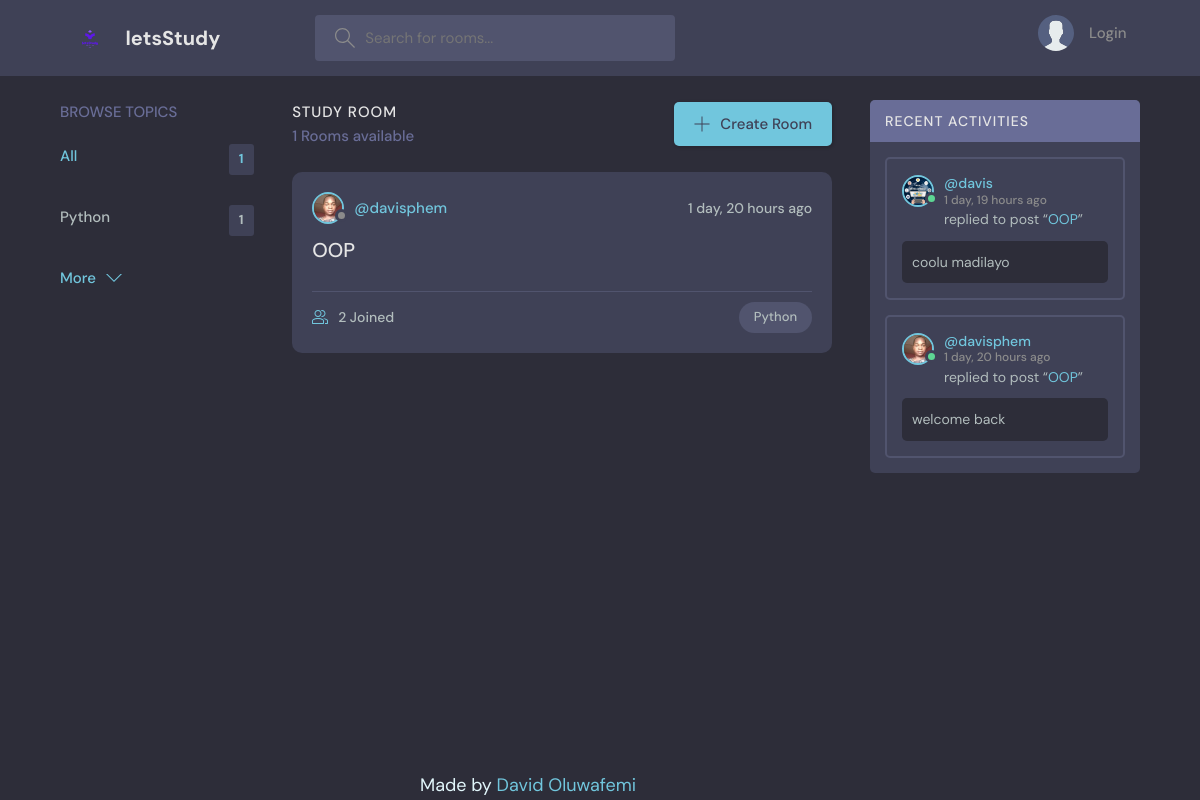
The app's page /, older data.
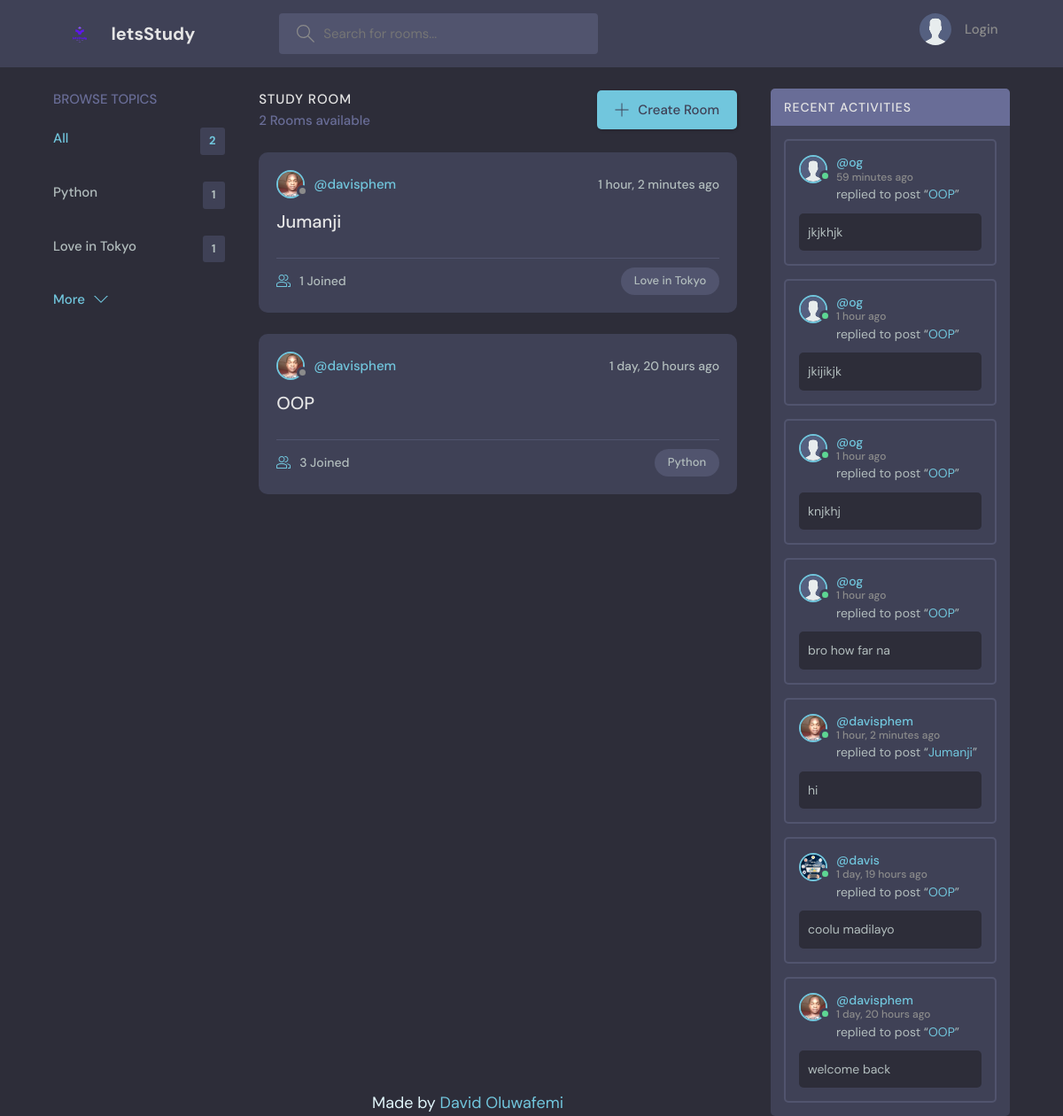
The same page, newer data.
### main/models.py (models this page shows, shortened)
class Topic(models.Model):
    name = models.CharField(max_length=200)
    def __str__(self):
        return self.name

class Room(models.Model):
    host = models.ForeignKey(User, on_delete=models.SET_NULL, null=True)
    topic = models.ForeignKey("Topic", on_delete=models.SET_NULL, null=True)
    name = models.CharField(max_length=200)
    description = models.TextField(null=True, blank=True)
    participants = models.ManyToManyField(User, related_name="participants", blank=True)
    updated = models.DateTimeField(auto_now=True)  # saves everytime
    created = models.DateTimeField(auto_now_add=True)  # once on creation
    class Meta:
        ordering = ["-updated", "-created"]

class User(AbstractUser):
    name = models.CharField(max_length=200, null=True)
    email = models.EmailField(unique=True, null=True)
    bio = models.TextField(null=True)
    avatar = models.ImageField(null=True, default="avatar.svg")
    USERNAME_FIELD = "email"
    REQUIRED_FIELDS = []
    def __str__(self):
        return self.username

class Message(models.Model):
    user = models.ForeignKey(User, on_delete=models.CASCADE)
    room = models.ForeignKey(Room, on_delete=models.CASCADE)
    body = models.TextField()
    updated = models.DateTimeField(auto_now=True)  # saves everytime
    created = models.DateTimeField(auto_now_add=True)  # once on creation
    class Meta:
        ordering = ["-updated", "-created"]
    def __str__(self):
        elipsis = ""
        if len(self.body) > 50:
            elipsis = "..."
        return f"{self.body[:50]}{elipsis}"

### main/views.py (the view)
# urls.py: path("", views.home, name="home"),
def home(request):
    q = request.GET.get("q")
    q = q if q else ""
    rooms = Room.objects.filter(
        Q(topic__name__icontains=q)
        | Q(name__icontains=q)
        | Q(description__icontains=q)
        | Q(host__username=q)
    )
    topics = Topic.objects.all()[:5]
    chats = Message.objects.filter(Q(room__topic__name__icontains=q))
    context = {
        "rooms": rooms,
        "topics": topics,
        "rooms_count": rooms.count,
        "chats": chats,
    }
    return render(request, "main/home.html", context)

### main/templates/main/home.html (shortened to what this page needs)
{% extends 'base.html' %} {% block content %}
<main class="layout layout--3">
  <div class="container">
    {% include 'main/topics_component.html' %}
    <div class="roomList">
      <div class="roomList__header">
        <div>
          <h2>Study Room</h2>
          <p>{{rooms_count}} Rooms available</p>
        </div>
        <a class="btn btn--main" href="{% url 'create-room' %}">
          <svg
            version="1.1"
            xmlns="http://www.w3.org/2000/svg"
            width="32"
            height="32"
            viewBox="0 0 32 32"
          >
            <title>add</title>
            <path
              d="M16.943 0.943h-1.885v14.115h-14.115v1.885h14.115v14.115h1.885v-14.115h14.115v-1.885h-14.115v-14.115z"
            ></path>
          </svg>
          Create Room
        </a>
      </div>
      {% include 'main/feeds_component.html' %}
    </div>
    {% include 'main/activities_component.html' %}
  </div>
</main>
{% endblock %}

### main/templates/main/topics_component.html
<div class="topics">
    <div class="topics__header">
        <h2>Browse Topics</h2>
    </div>
    <ul class="topics__list">
        <li>
            <a href="{% url 'home' %}" class="active">All <span>{{ rooms_count }}</span></a>
        </li>
        {% for topic in topics %}
        <li>
            <a href="{% url 'home' %}?q={{topic.name}}">{{topic.name}} <span>{{topic.room_set.count}}</span></a>
        </li>
        {% endfor %}
    </ul>
    <a class="btn btn--link" href="{% url 'topics' %}">
        More
        <svg version="1.1" xmlns="http://www.w3.org/2000/svg" width="32" height="32" viewBox="0 0 32 32">
            <title>chevron-down</title>
            <path d="M16 21l-13-13h-3l16 16 16-16h-3l-13 13z"></path>
        </svg>
    </a>
</div>

### main/templates/main/feeds_component.html (shortened to what this page needs)
{% for room in rooms %}
<div class="roomListRoom">
    <div class="roomListRoom__header">
        <a href="{% url 'user-profile' room.host.id %}" class="roomListRoom__author">
            <div class="avatar avatar--small">
                <img src="{{room.host.avatar.url}}" />
            </div>
            <span>@{{room.host}}</span>
        </a>
        <div class="roomListRoom__actions">
            <span>{{room.created|timesince}} ago</span>
        </div>
    </div>
    <div class="roomListRoom__content">
        <a href="{% url 'room' room.id %}">{{room.name}}</a>
    </div>
    <div class="roomListRoom__meta">
        <a href="{% url 'room' room.id %}" class="roomListRoom__joined">
            {{room.participants.count}} Joined
        </a>
        <p class="roomListRoom__topic">{{ room.topic }}</p>
    </div>
</div>
{% endfor %}

### main/templates/main/activities_component.html (shortened to what this page needs)
<div class="activities">
    <div class="activities__header">
        <h2>Recent Activities</h2>
    </div>
    {% for chat in chats %}
    <div class="activities__box">
        <div class="activities__boxHeader roomListRoom__header">
            <a href="{% url 'user-profile' chat.user.id %}" class="roomListRoom__author">
                <div class="avatar avatar--small active">
                    <img src="{{ chat.user.avatar.url }}" />
                </div>
                <p>
                    @{{chat.user}}
                    <span>{{chat.created|timesince}} ago</span>
                </p>
            </a>
        </div>
        <div class="activities__boxContent">
            <p>
                replied to post “<a href="{% url 'room' chat.room.id %}">{{chat.room.name}}</a>”
            </p>
            <div class="activities__boxRoomContent">{{chat}}</div>
        </div>
    </div>
    {% endfor %}
</div>

Row changes from the older to the newer data that the page shows:
added Topic: name "Love in Tokyo", room_set.count "1"
added Room: host.avatar (picture), host "davisphem", created "1 hour, 2 minutes", name "Jumanji", participants.count "1", topic "Love in Tokyo"
computed for Room "OOP": participants.count "2" → "3"
added Message: user.avatar (placeholder picture), user "og", created "59 minutes", room.name "OOP", body "jkjkhjk"
added Message: user.avatar (placeholder picture), user "og", created "1 hour", room.name "OOP", body "jkijikjk"
added Message: user.avatar (placeholder picture), user "og", created "1 hour", room.name "OOP", body "knjkhj"
added Message: user.avatar (placeholder picture), user "og", created "1 hour", room.name "OOP", body "bro how far na"
added Message: user.avatar (picture), user "davisphem", created "1 hour, 2 minutes", room.name "Jumanji", body "hi"
Text that changed along with them:
{{ rooms_count }}: "1" → "2"
